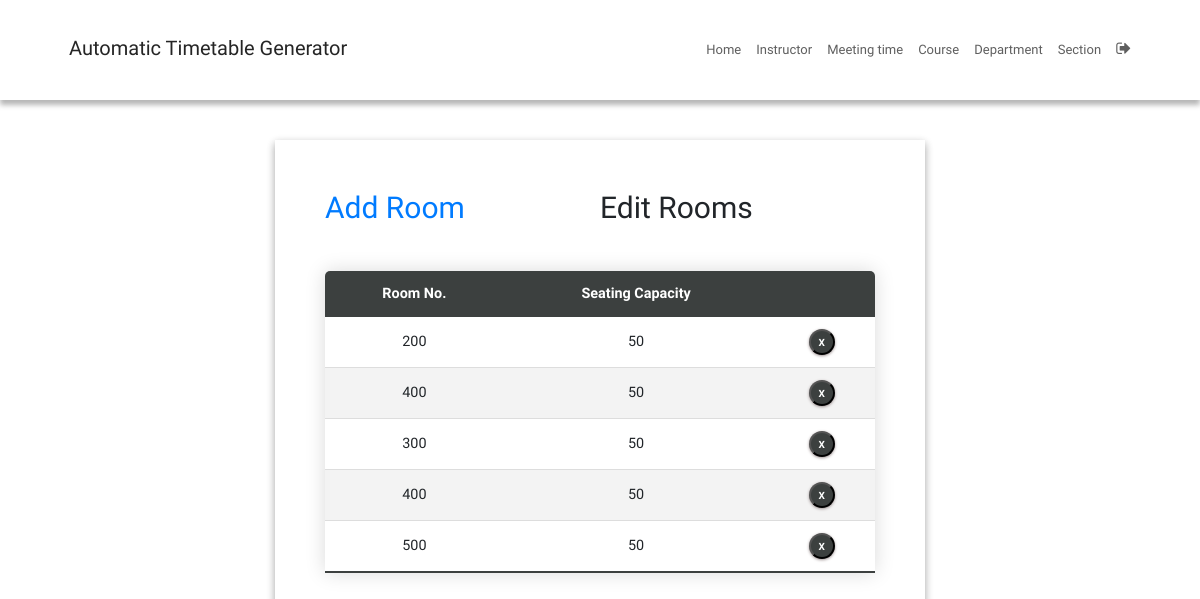
/roomEdit/ (signed in), run on an earlier commit of the app's database.
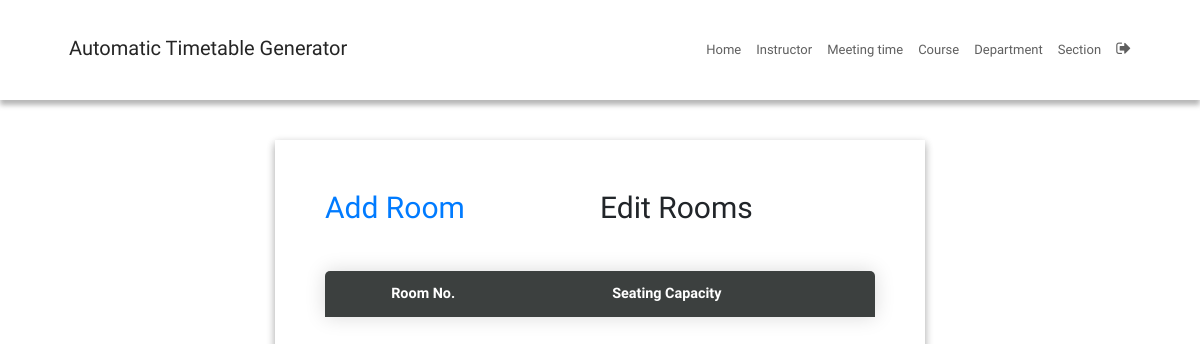
And on a later commit of the database.
### SchedulerApp/models.py (models this page shows, shortened)
class Room(models.Model):
    r_number = models.CharField(max_length=6)
    seating_capacity = models.IntegerField(default=0)

### SchedulerApp/views.py (the view)
# urls.py: path('roomEdit/', roomEdit, name='roomEdit'),
@login_required
def roomEdit(request):
    context = {'rooms': Room.objects.all()}
    return render(request, 'roomEdit.html', context)

### SchedulerApp/templatetags/index.py (called while the page is built)
@register.tag
def active(parser, token):
    args = token.split_contents()
    template_tag = args[0]
    if len(args) < 2:
        raise (template.TemplateSyntaxError, f'{template_tag} tag requires at least one argument')
    return NavSelectedNode(args[1:])

    def render(self, context):
        path = context['request'].path
        for p in self.patterns:
            pValue = template.Variable(p).resolve(context)
            if path == pValue:
                return 'active'
        return ''

### templates/roomEdit.html (shortened to what this page needs)
{% extends 'base.html' %}
{% block content %}
{% load static %}
<fieldset class="fieldset">
  <div class="tablink">
    <a href="{% url 'roomAdd'%}">
      <h1 onclick="openPage('new')" id="defaultOpen">Add Room</h1>
    </a>
    <h1 onclick="openPage('edit')" id="link_to_edit">Edit Rooms</h1>
  </div>
  <div class="tabcontent" id="edit">
    <table class="editTable">
      <thead>
        <tr class="table-headers">
          <th>Room No.</th>
          <th>Seating Capacity</th>
          <th class="empty"></th>
        </tr>
      </thead>
      <tbody>
        {% for rm in rooms %}
        <tr>
          <td>{{rm.r_number}}</td>
          <td>{{rm.seating_capacity}}</td>
          <td class="empty">
            <form action="{% url 'deleteroom' rm.id %}" method="post">
              <input type="submit" value="X" class="cross">
            </form>
          </td>
        </tr>
        {% endfor %}
      </tbody>
    </table>
  </div>
</fieldset>
{% endblock %}

What changed in the data, as far as the page shows it:
removed Room: r_number "200", seating_capacity "50"
removed Room: r_number "400", seating_capacity "50"
removed Room: r_number "300", seating_capacity "50"
removed Room: r_number "400", seating_capacity "50"
removed Room: r_number "500", seating_capacity "50"
